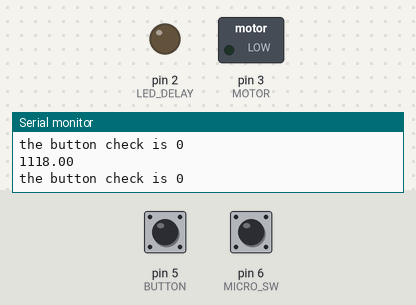
The sketch below on a simulated Arduino Uno, built with avr-gcc and run on an emulated ATmega328P. On the bench: switched loads named in the sketch (green lamp = pin HIGH), output pins drawn as LEDs (lit = HIGH), the last lines printed to the serial monitor. The test bench sets the inputs (shaded band); at power-on: pin 5 (BUTTON) HIGH, pin 6 (MICRO_SW) HIGH.

Above: at 1.2 s.
1.3 s: pin 5 (BUTTON) pulled LOW for 1 s
At 3.8 s:
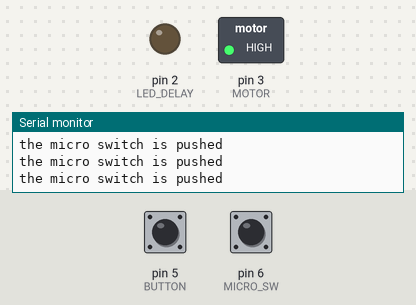
4.2 s: pin 6 (MICRO_SW) pulled LOW for 0.15 s
At 6.5 s:
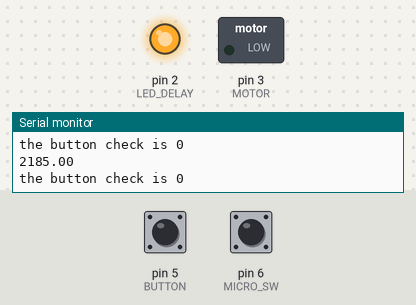
7.3 s: pin 5 (BUTTON) pulled LOW for 0.15 s
At 7.71 s:
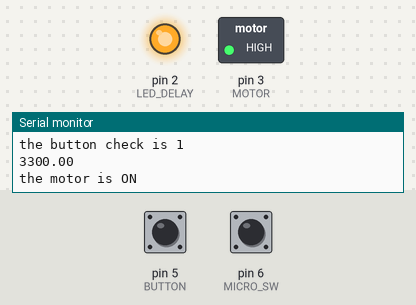
10.4 s: pin 6 (MICRO_SW) pulled LOW for 1 s
At 11.6 s:
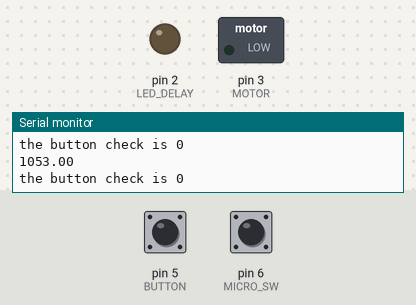
13.9 s: pin 5 (BUTTON) driven LOW and pin 6 (MICRO_SW) driven LOW
16.9 s: pin 5 (BUTTON) driven HIGH
At 17.4 s:
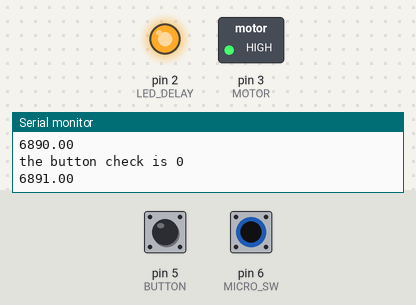
Timing chart, 0 to 19.5 s (numbered marks = the images above; inputs shaded):
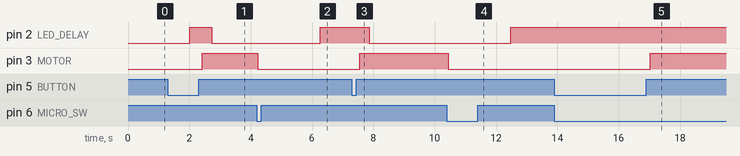

Measured:
- after the input at 1.3 s, pin 3 (MOTOR): LOW → HIGH after 1.1 s
- after the input at 4.2 s, pin 2 (LED_DELAY): LOW → HIGH after 2.1 s; pin 3 (MOTOR): HIGH → LOW at once
- after the input at 7.3 s, pin 2 (LED_DELAY): HIGH → LOW after 0.56 s; pin 3 (MOTOR): LOW → HIGH after 0.26 s
- after the input at 10.4 s, pin 2 (LED_DELAY): LOW → HIGH after 2.1 s; pin 3 (MOTOR): HIGH → LOW after 0.05 s
- after the input at 16.9 s, pin 3 (MOTOR): LOW → HIGH after 0.14 s

The sketch:

code_with_micro_switch_version_2.ino
```cpp
#include "const.h"

void setup() {
  Serial.begin(9600);
  pinMode(MICRO_SW,INPUT_PULLUP);
  pinMode(BUTTON,INPUT_PULLUP);
  pinMode(MOTOR,OUTPUT);
   pinMode(LED_DELAY,OUTPUT);
  Serial.println("init");

  digitalWrite(MOTOR,LOW);
}


bool check = LOW;
float time_start = 0;
bool button_check = LOW;


bool SWITCH(){// check if the button is ready
    if(digitalRead(BUTTON) == LOW && check == LOW){ //verify that the button is pressed and be ready for the release
        check = HIGH;
        delay(time_bouncing);
        Serial.println("the button is pushed");
    }
    if(digitalRead(BUTTON) == HIGH && check == HIGH){ //verify that the button is released to activate the motor
        Serial.println("the button is unpushed");
        Serial.print("the check is ");
        Serial.println(check);
        check = LOW;

        Serial.print("the button is ");
        Serial.println(digitalRead(BUTTON));
        Serial.println("");

        return HIGH;
    }

    return LOW;

}


void loop() {


    button_check = SWITCH();

    Serial.print("the button check is ");
    Serial.println(button_check);
    Serial.println((millis() - time_start));


    if((millis() - time_start) > stop_time){
      digitalWrite(LED_DELAY,HIGH);
      if(button_check){
        Serial.println("the motor is ON");
        digitalWrite(MOTOR,HIGH);//active the motor until then micro switch is low
        delay(motor_delay);
      }

      while(digitalRead(MICRO_SW) == HIGH && digitalRead(MOTOR) ==HIGH){ // if the sensor doesnt disturbing continue to activate the motor
        Serial.println("the micro switch is pushed");
        digitalWrite(LED_DELAY,LOW);

        if(digitalRead(MICRO_SW) == LOW){ //if the  is the  micro switch is activate the motor is power off for stop time delay

            Serial.println("the micro switch is unpushed");
            digitalWrite(MOTOR,LOW);
            button_check = LOW;
            time_start = millis();
            break;
        }
    }
    }


}
```

const.h
```cpp
#define MICRO_SW 6
#define BUTTON 5
#define MOTOR 3
#define LED_DELAY 2

const int time_bouncing = 20;
const float stop_time = 2000;
const float motor_delay = 300;
```
